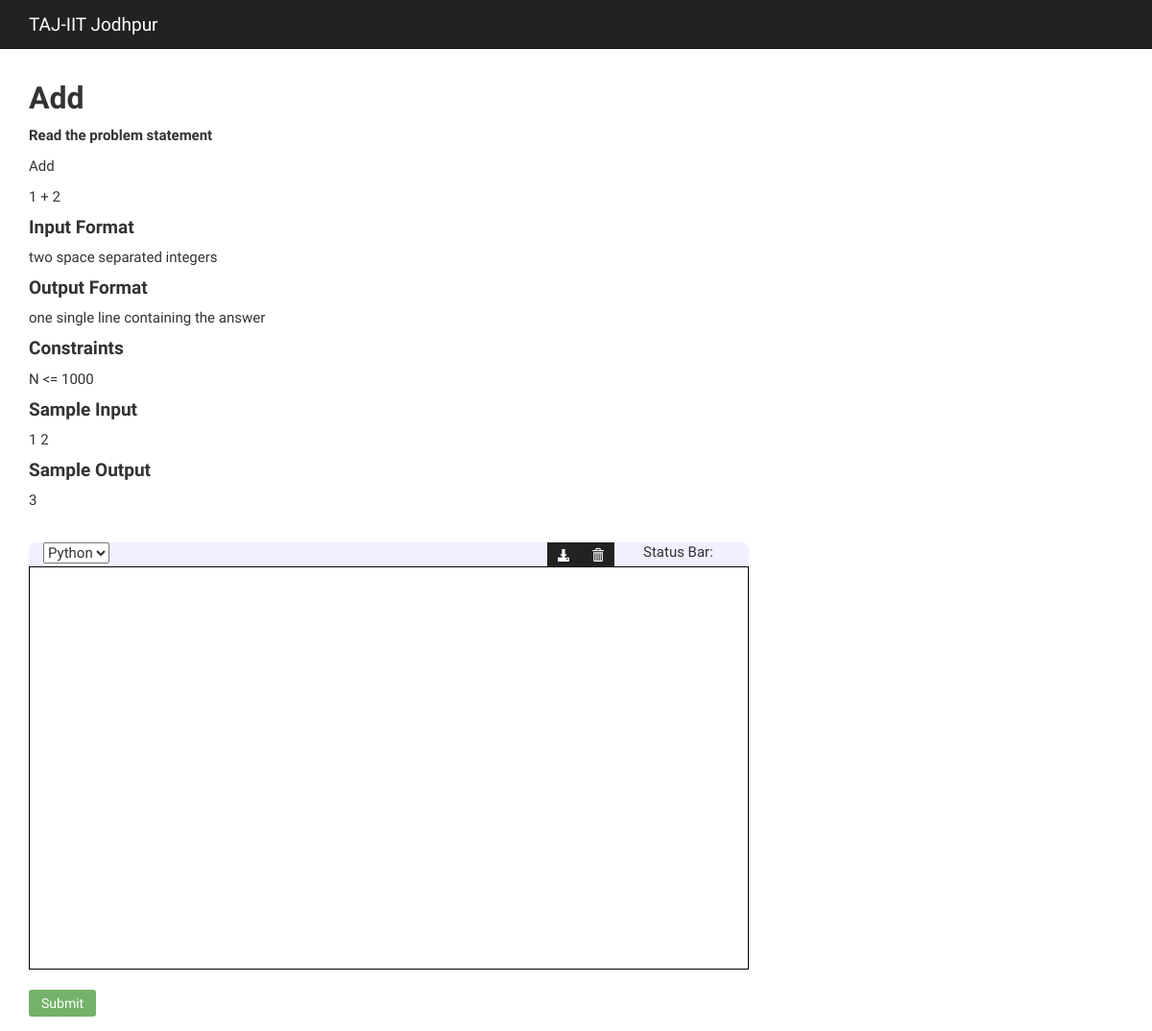
Screenshot of /judge/1/problem/1/ (signed in) with the database file from the repository.
### apps/judge/models.py (models this page shows, shortened)
class Problem(models.Model):
    contest = models.ForeignKey(Contest)
    problemSetter = models.CharField(max_length=200)
    problemTitle = models.CharField(max_length=200)
    problemStatement = RichTextField(config_name='awesome_ckeditor')
    testInput = models.FileField(upload_to='testInput')
    testOutput = models.FileField(upload_to='testOutput')
    timeLimit = models.PositiveSmallIntegerField()
    languagesAllowed = models.CommaSeparatedIntegerField(max_length=200)
    inputFormat = RichTextField(config_name='awesome_ckeditor')
    outputFormat = RichTextField(config_name='awesome_ckeditor')
    constraints = RichTextField(config_name='awesome_ckeditor')
    sampleInput = RichTextField(config_name='awesome_ckeditor')
    sampleOutput = RichTextField(config_name='awesome_ckeditor')
    solvedBy = models.PositiveSmallIntegerField(default=0)
    tags = TaggableManager()

### apps/judge/views.py (the view)
# urls.py: url(r'^(?P<contestId>\d+)/problem/(?P<problemId>\d+)/$', views.problem, name='index'),
@login_required
def problem(request, contestId, problemId):
    contest = Contest.objects.get(id = contestId)
    var = check_submission_validity(contest)
    if var == 1:
        problem = Problem.objects.filter(contest_id=contestId, id=problemId)
        language = Language.objects.all()
        return render(request, 'users/problem.html', {'problem': problem, 'language':language})
    elif var == 2:
        return HttpResponseForbidden('The contest has yet not started')
    elif var == 0:
        return HttpResponseForbidden('The contest has already ended')

### apps/judge/views.py (called while the page is built)
def check_submission_validity(contest):
    s_time = contest.startTime
    e_time = contest.endTime
    if timezone.now() < e_time and timezone.now() > s_time:
        return 1
    elif timezone.now() < e_time:
        return 0
    else:
        return 2

### templates/users/problem.html (shortened to what this page needs)
{% include "users/base.html" %}
{% load staticfiles %}
<link rel="stylesheet" type="text/css" href="{% static 'css/ace.css' %}" />
<link rel="stylesheet" type="text/css" href="{% static 'css/custom.css' %}" />
<body>
    {% include "includes/navbar.html" %}
    <br><br><br>
    <div class="container-fluid">
        <div class="row-fluid">
            <div class="col-md-12">
            {% for problems in problem %}
                <h2><b> {{problems.problemTitle}} </b></h2>
                <p><b>Read the problem statement</b></p>
                {{problems.problemStatement | safe }}
                <h4><b>Input Format</b></h4>
                <p>{{problems.inputFormat | safe }}</p>
                <h4><b>Output Format</b></h4>
                <p>{{problems.outputFormat | safe }}</p>
                <h4><b>Constraints</b></h4>
                <p>{{problems.constraints | safe }}</p>
                <h4><b>Sample Input</b></h4>
                <p>{{problems.sampleInput | safe }}</p>
                <h4><b>Sample Output</b></h4>
                <p>{{problems.sampleOutput | safe }}</p>
            </div>
            <div class="col-md-8">
                <br>
                <div id = "editor-statusbar">
                    <div class = "col-md-3">
                        <select name="lid">
                            {% for l in language %}
                                <option value="{{l.id}}">{{l.language}}</option>
                            {% endfor %}
                        </select>
                    </div>
                    <div class = "col-md-5"></div>
                    <div class = "col-md-2">
                        <button type="button" class="btn btn-default btn-sm" id = "delete">
                            <span class="glyphicon glyphicon-trash"></span>
                        </button>
                        <a id="download-code" class="btn btn-default btn-sm"><span class="glyphicon glyphicon-download-alt"></span></a>
                    </div>
                    <div class = "col-md-2">
                        <div id="ace-statusbar">Status Bar: </div>
                    </div>
                </div>
                <form action="/judge/submitsolution/" method="POST">{% csrf_token %}
                    <div id="editorContainer">
                        <div id="editor" name="solutionBox" id="solutionBox"></div>
                    </div>
                    <br>
                    <input type="submit" class="button nice-button btn-green" value="Submit">
                </form>
            </div>
            {% endfor %}
        </div>
    </div>
</body>

### static/css/ace.css (style rules this page uses)
#editorContainer { width: 100%; height: 420px; position: relative; background-color: white; border: 1px solid black; }
#editor { position: absolute; top: 0; right: 0; bottom: 0; left: 0; }
#editor-statusbar { background: #f0f0ff; height: 25px; border-top-left-radius: 7px; border-top-right-radius: 7px; }
#download-code, #delete { float: right; }

### static/css/custom.css (style rules this page uses)
.btn-green { background: #73b369; border: 1px solid #73b369; color: #fff; }
.button, .nice-button { padding: 3px 13px; cursor: pointer; color: #fff; text-decoration: none; font-size: 14px; line-height: 22px; text-align: center; min-width: 60px; -webkit-border-radius: 3px; -moz-border-radius: 3px; border-radius: 3px; border: 0; outline: 0; }

### rows the page displays
Problem: problemTitle "Add", problemStatement "Add 1 + 2", inputFormat "two space separated integers", outputFormat "one single line containing the answer", constraints "N <= 1000", sampleInput "1 2", sampleOutput "3"

### other values shown
form field lid "Python"
